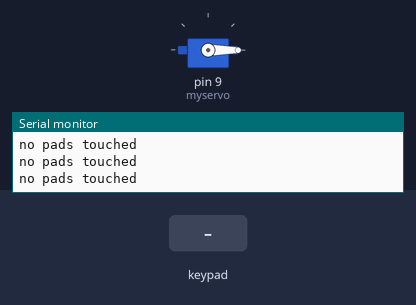
A sketch run on a simulated Arduino Uno, built with avr-gcc and run on an emulated ATmega328P. Shown: servo, the last lines printed to the serial monitor. Inputs (shaded band) come from the test bench.

Above: at 1.2 s.
1.3 s: key '0' pressed
At 1.41 s:
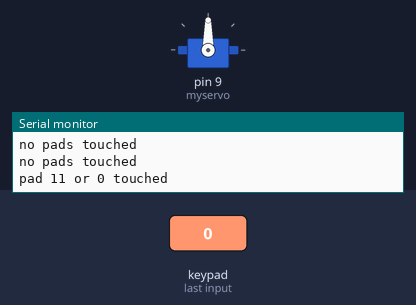
Timing chart, 0 to 4.3 s (numbered marks = the images above; inputs shaded):
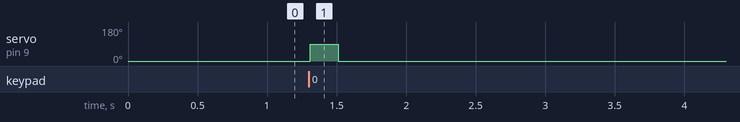

The sketch:

MPR121_01.ino
```cpp
// import our libraries
#include <Wire.h>
#include <Adafruit_MPR121.h>
#include <Servo.h>

#define shift 11 // used to convert from int to binary

Adafruit_MPR121 cap = Adafruit_MPR121(); // create our mpr121 object
Servo myservo;

int currtouched; // create integer to store our snapshot of touched pads
bool touchedPads[12] = { 0 }; // create an array of booleans, setting them all to 0

void setup() {
  Serial.begin(115200); // begin Serial
  myservo.attach(9); // attach our servo to pin 9

  // if the Arduino can't find the MPR121, tell us
  if (!cap.begin(0x5A)) {
    Serial.println("MPR121 not found, check wiring?");
    while (1);
  }

  // tell us when it's ready
  Serial.println("MPR121 found!");
}

void loop() {
  checkTouched(); // take a snapshot of the currently touched pads

  // we use touchedPads[_] to check which pads are ON (1) or OFF (0)
  if (touchedPads[0] || touchedPads[11]) {
    // Servo animation 1 goes here:
    myservo.write(90);
    Serial.println("pad 11 or 0 touched");
  } else {
    // Servo "home" position goes here:
    myservo.write(0);
    Serial.println("no pads touched");
  }
  // put a delay so it isn't overwhelming
  delay(100);
}

void checkTouched() {
  currtouched = cap.touched(); // save our snapshot to the currtouched int variable
  for (int i = shift; i >= 0; i--) { // convert to binary!
    byte bit = bitRead(currtouched, i);
    touchedPads[i] = bit; // store it in our array
  }
}
 
```

Measured:
- after the input at 1.3 s, servo on pin 9 (myservo): 0° → 90° at once, → 0° 0.20 s later
